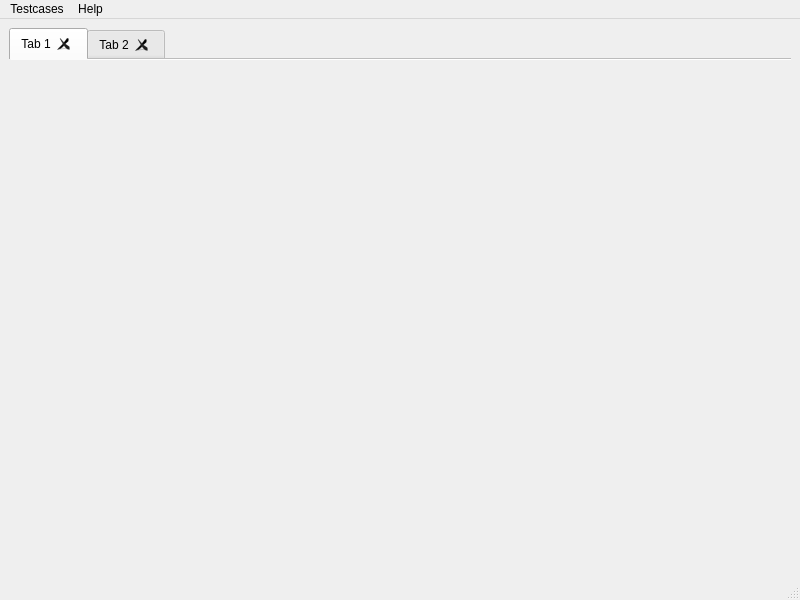
<?xml version="1.0" encoding="UTF-8"?>
<ui version="4.0">
 <class>MainWindow</class>
 <widget class="QMainWindow" name="MainWindow">
  <property name="geometry">
   <rect>
    <x>0</x>
    <y>0</y>
    <width>800</width>
    <height>600</height>
   </rect>
  </property>
  <property name="windowTitle">
   <string>MainWindow</string>
  </property>
  <widget class="QWidget" name="centralwidget">
   <layout class="QHBoxLayout" name="horizontalLayout">
    <item>
     <widget class="QTabWidget" name="tabWidget">
      <property name="currentIndex">
       <number>0</number>
      </property>
      <property name="documentMode">
       <bool>true</bool>
      </property>
      <property name="tabsClosable">
       <bool>true</bool>
      </property>
      <widget class="QWidget" name="tab_3">
       <attribute name="title">
        <string>Tab 1</string>
       </attribute>
      </widget>
      <widget class="QWidget" name="tab_4">
       <attribute name="title">
        <string>Tab 2</string>
       </attribute>
      </widget>
     </widget>
    </item>
   </layout>
  </widget>
  <widget class="QMenuBar" name="menubar">
   <property name="geometry">
    <rect>
     <x>0</x>
     <y>0</y>
     <width>800</width>
     <height>25</height>
    </rect>
   </property>
   <widget class="QMenu" name="menuTestcases">
    <property name="title">
     <string>Testcases</string>
    </property>
    <addaction name="actionNew_Testcase"/>
    <addaction name="actionOpen_Testcase"/>
    <addaction name="actionSave_Testcase"/>
    <addaction name="actionSave_as_Testcase"/>
   </widget>
   <widget class="QMenu" name="menuAbout">
    <property name="title">
     <string>Help</string>
    </property>
    <addaction name="actionAbout_TestGen"/>
   </widget>
   <addaction name="menuTestcases"/>
   <addaction name="menuAbout"/>
  </widget>
  <widget class="QStatusBar" name="statusbar"/>
  <action name="actionNew_Testcase">
   <property name="text">
    <string>New...</string>
   </property>
   <property name="shortcut">
    <string>Ctrl+N</string>
   </property>
  </action>
  <action name="actionOpen_Testcase">
   <property name="text">
    <string>Open...</string>
   </property>
   <property name="shortcut">
    <string>Ctrl+O</string>
   </property>
  </action>
  <action name="actionSave_Testcase">
   <property name="text">
    <string>Save</string>
   </property>
   <property name="shortcut">
    <string>Ctrl+S</string>
   </property>
  </action>
  <action name="actionSave_as_Testcase">
   <property name="text">
    <string>Save as...</string>
   </property>
  </action>
  <action name="actionAbout_TestGen">
   <property name="text">
    <string>About TestGen</string>
   </property>
  </action>
  <action name="actionTestcases">
   <property name="text">
    <string>Testcases</string>
   </property>
  </action>
 </widget>
 <resources/>
 <connections/>
</ui>
